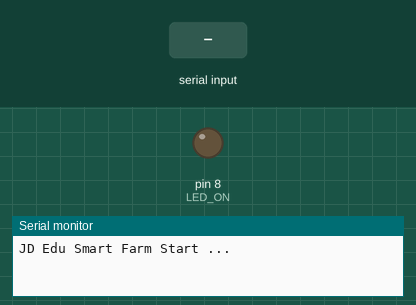
The sketch below on a simulated Arduino Uno, built with avr-gcc and run on an emulated ATmega328P. Shown: output pins drawn as LEDs (lit = HIGH), the last lines printed to the serial monitor. The inputs (shaded band) are chosen by the test bench.

Above: at 1.2 s.
1.3 s: "c" received over Serial
At 2.2 s:
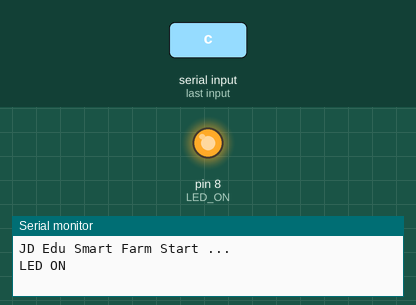
2.8 s: "f" received over Serial
At 3.3 s:
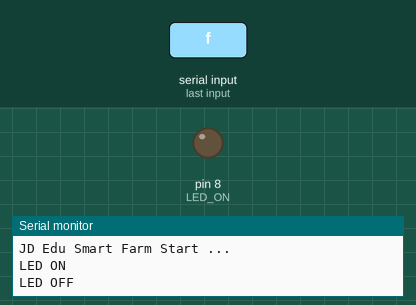
Timing chart, 0 to 5.8 s (numbered marks = the images above; inputs shaded):
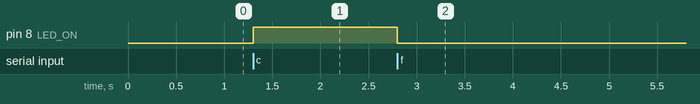

Measured:
- after the input at 1.3 s, pin 8 (LED_ON): LOW → HIGH at once
- after the input at 2.8 s, pin 8 (LED_ON): HIGH → LOW at once

The sketch:

control_led.ino
```cpp
#define LED_ON      8

void setup(){
    Serial.begin(115200);
    Serial.println("JD Edu Smart Farm Start ... ");
    pinMode(LED_ON, OUTPUT);
}

void loop(){
    if(Serial.available()>0){
        char c = Serial.read();
        if (c == 'c'){
            Serial.println("LED ON");
            digitalWrite(LED_ON, HIGH);
        }else if(c == 'f'){
            Serial.println("LED OFF");
            digitalWrite(LED_ON, LOW);
        }
    }
}
```
